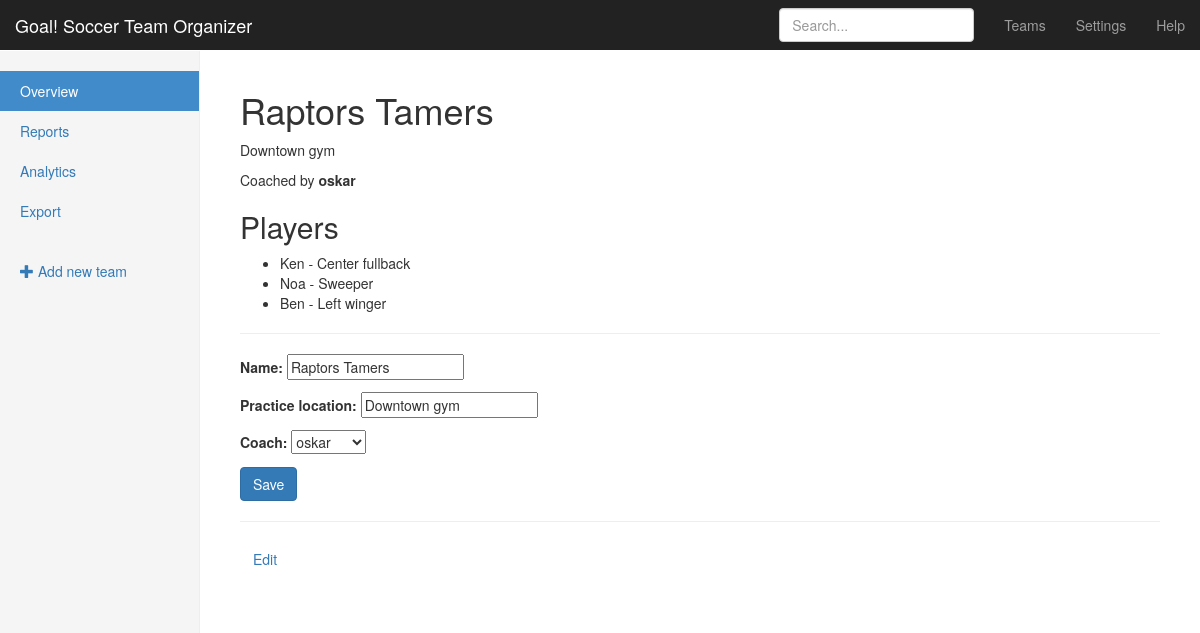
/teams/2/ (signed in), run on the app's committed database.
### teams/models.py (models this page shows, shortened)
class Team(models.Model):
    name = models.CharField(max_length=255)
    coach = models.ForeignKey(User, related_name='teams')
    practice_location = models.CharField(max_length=255)

class Player(models.Model):
    name = models.CharField(max_length=255)
    age = models.PositiveIntegerField()
    position = models.CharField(choices=POSITIONS, max_length=3)
    team = models.ForeignKey(Team, related_name='players')

### teams/views.py (the view)
# urls.py: url(r'^(?P<pk>\d+)/$', views.TeamDetailView.as_view(), name='detail'),
class TeamDetailView(DetailView, UpdateView):
	fields = ('name', 'practice_location', 'coach')
	model = models.Team
	template_name = 'teams/team_detail.html'

### teams/templates/teams/team_detail.html (shortened to what this page needs)
{% extends "teams/_layout.html" %}
{% block body_content %}
<h1>{{ team.name  }}</h1>
<p class="muted">{{ team.practice_location }}</p>
<p>Coached by <strong>{{ team.coach.get_full_name|default:team.coach }}</strong></p>
<h2>Players</h2>
<ul>
{% for player in team.players.all %}
	<li>{{ player.name }} - {{ player.get_position_display }}</li>
{% endfor %}
</ul>
{% if user == team.coach %}
<hr>
<form method="POST">
	{{ form.as_p }}
	<input type="submit" class="btn btn-primary" value="Save">
</form>
{% endif %}
<hr>
<p><a href="{% url 'teams:update' pk=team.pk %}" class="btn">Edit</a></p>
{% endblock %}

### assets/css/goal.css (style rules this page uses)
body { padding-top: 50px; }

### data on the page
Team: name "Raptors Tamers", practice_location "Downtown gym", coach.get_full_name "oskar", coach "oskar"
Player: name "Ken", position "Center fullback"
Player: name "Noa", position "Sweeper"
Player: name "Ben", position "Left winger"
